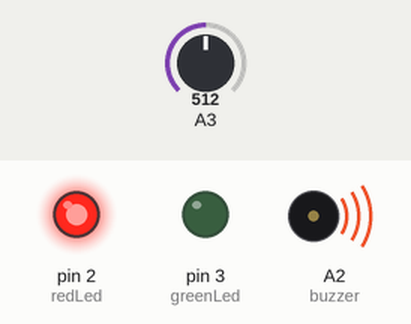
The sketch below on a simulated Arduino Uno, built with avr-gcc and run on an emulated ATmega328P. On the bench: output pins drawn as LEDs (lit = HIGH), buzzer (waves = sounding). The inputs (shaded band) are chosen by the test bench; at power-on: A3 = 512.

Above: at 2.2 s.
2.3 s: A3 set to 414
3.8 s: A3 set to 391
At 4.6 s:
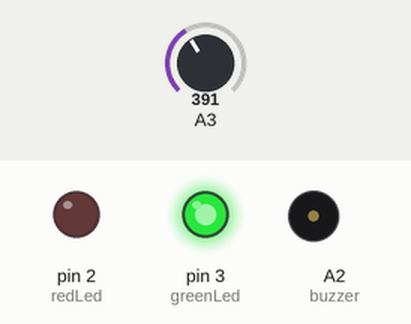
5.3 s: A3 set to 410
At 5.7 s:
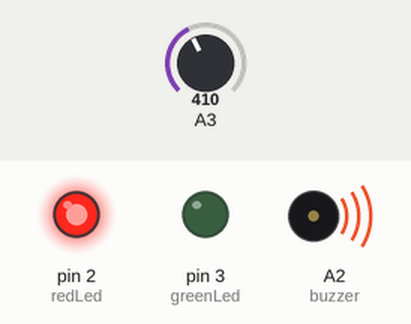
6.8 s: A3 set to 390
At 8.1 s:
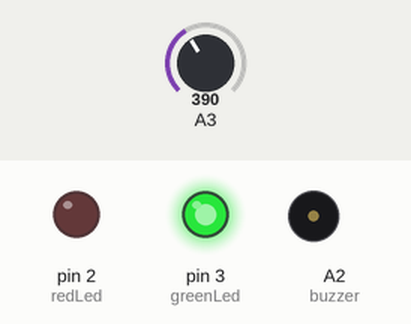
Timing chart, 0 to 9.3 s (numbered marks = the images above; inputs shaded):
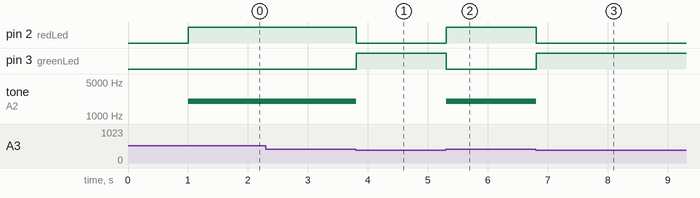

Measured:
- the behaviour switches between 401 and 400 on A3 (found by bisection; images 0 and 1)
- after the input at 2.3 s, every drawn part: stays the same
- after the input at 3.8 s, pin 2 (redLed): HIGH → LOW at once; pin 3 (greenLed): LOW → HIGH at once; tone on A2 (buzzer): 2000 Hz → silent at once
- after the input at 5.3 s, pin 2 (redLed): LOW → HIGH at once; pin 3 (greenLed): HIGH → LOW at once; tone on A2 (buzzer): silent → 2000 Hz at once
- after the input at 6.8 s, pin 2 (redLed): HIGH → LOW at once; pin 3 (greenLed): LOW → HIGH at once; tone on A2 (buzzer): 2000 Hz → silent at once

The sketch:

mq_2_sensor_code.ino
```cpp
/*******

 All the resources for this project:
 https://www.hackster.io/Aritro

*******/
#include <Wire.h>
#include "rgb_lcd.h"

//rgb_lcd lcd;

int redLed = 2;
int greenLed = 3;
int buzzer = A2;

//const int colorR = 255;
//const int colorG = 0;
//const int colorB = 0;


void setup() {
  pinMode(redLed, OUTPUT);
  pinMode(greenLed, OUTPUT);
  pinMode(buzzer, OUTPUT);
  //pinMode(smokeA0, INPUT);
  //Serial.begin(9600);

  //lcd.begin(16, 2);

  //lcd.begin(16, 2);

    //lcd.setRGB(colorR, colorG, colorB);

    // Print a message to the LCD.
    //lcd.print("hello, world!");

    delay(1000);
}

void loop() {
  int sensorValue = analogRead(A3);
  //lcd.setCursor(0, 1);
  Serial.println(sensorValue);
  //lcd.print(sensorValue);


  if (sensorValue > 400 )
  {
    digitalWrite(redLed, HIGH);
    digitalWrite(greenLed, LOW);
    tone(buzzer, 2000, 200);
  }
  else
  {
    digitalWrite(redLed, LOW);
    digitalWrite(greenLed, HIGH);
    noTone(buzzer);
  }
  delay(1);
}
```
